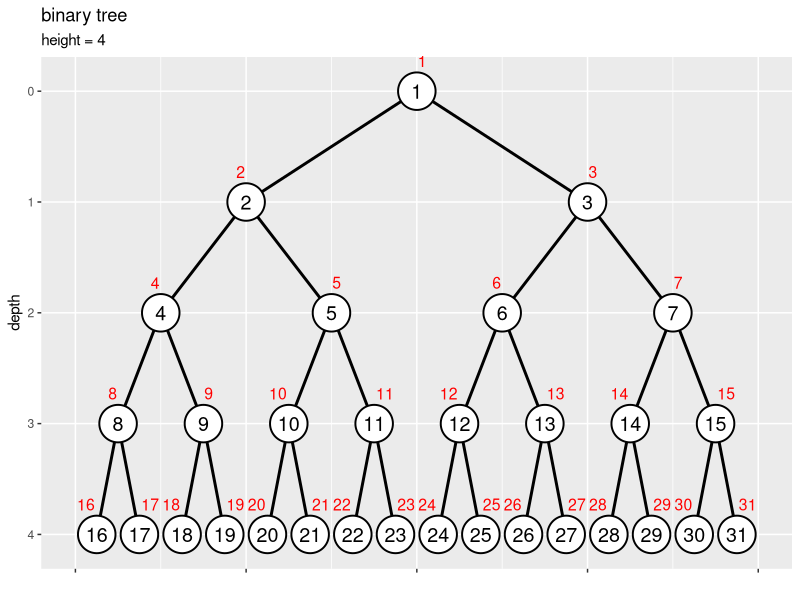
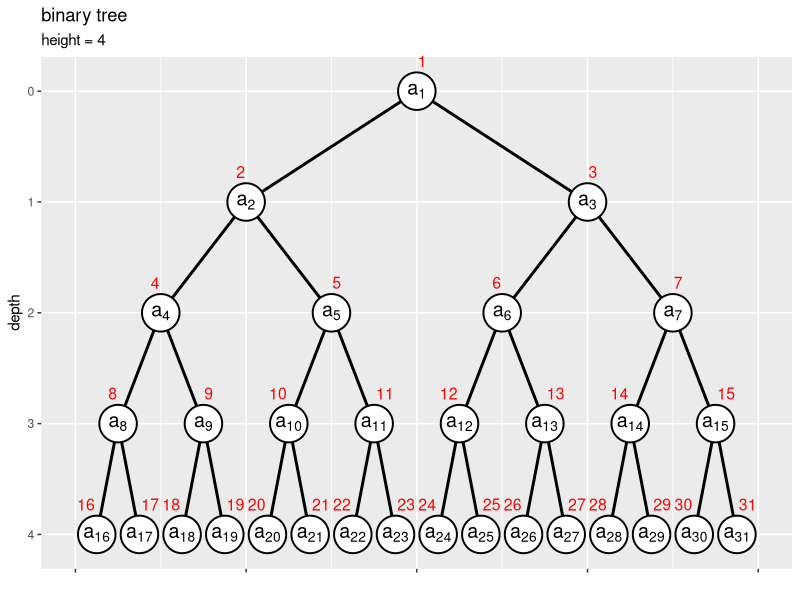
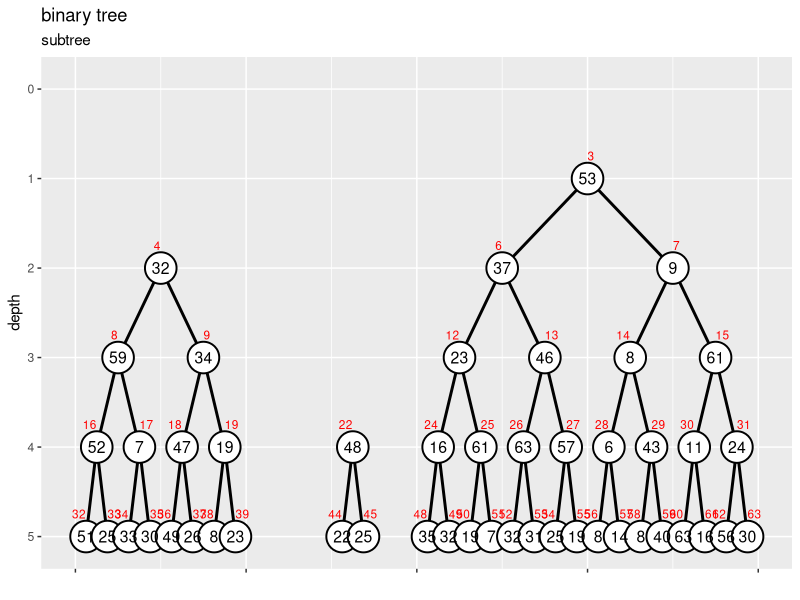
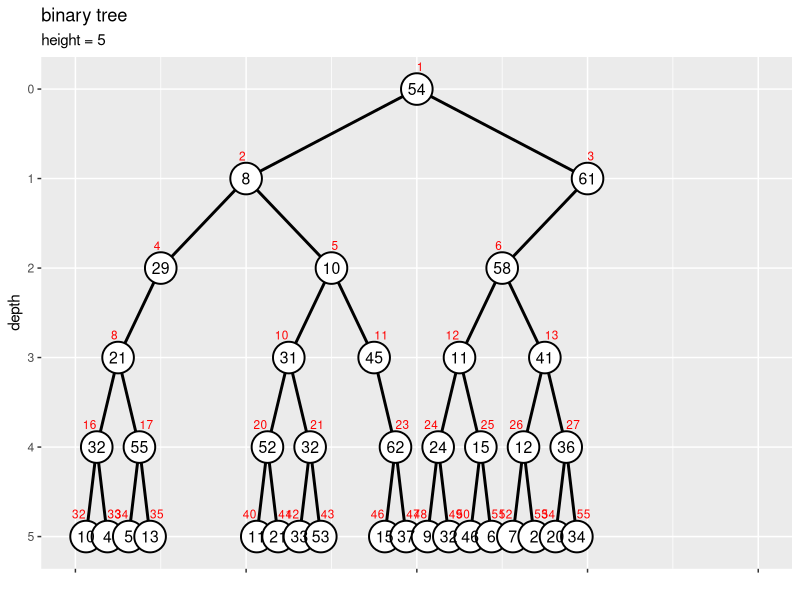
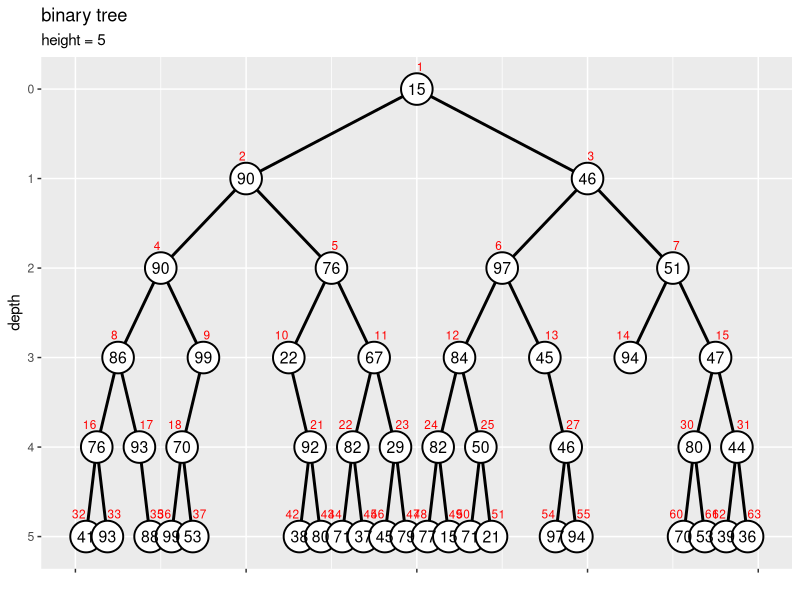

Generate these figures, in order, with R:
## ---- chunk 1
knitr::opts_chunk$set(
  echo = TRUE, 
  message = FALSE, error = FALSE, warning = FALSE # メッセージを非表示
)
## ---- chunk 2
### 資料作成用

# チェック用
library(ggplot2)
## ---- chunk 3
# ノード数を指定
N <- 31

# (簡易的に)値を作成
a <- 1:N
head(a)
## ---- chunk 4
# ラベル位置の調整値を指定
d <- 0.6

# ノードの座標を作成
node_df <- tibble::tibble(
  value = a, 
  index = 1:N, 
  depth = floor(log2(index)), 
  col_idx = index - 2^depth + 1, # 深さごとのノード番号
  coord_x = (col_idx * 2 - 1) * 1/(2^depth * 2), 
  label_offset = dplyr::if_else(
    condition = index%%2 == 0, true = 0.5+d, false = 0.5-d
  ) # ラベル位置を左右にズラす
)
node_df
## ---- chunk 5
# エッジの座標を作成
edge_df <- dplyr::bind_rows(
  # 子ノードの座標
  node_df |> 
    dplyr::filter(depth > 0) |> # 根を除去
    dplyr::mutate(
      edge_id   = index, 
      node_type = "childe" # (確認用)
    ), 
  # 親ノードの座標
  node_df |> 
    dplyr::filter(depth > 0) |> # 根を除去
    dplyr::mutate(
      edge_id   = index, 
      node_type = "parent", # (確認用)
      depth   = depth - 1, 
      index   = index %/% 2, 
      col_idx = index - 2^depth + 1, # 深さごとのノード番号
      coord_x = (col_idx * 2 - 1) * 1/(2^depth * 2)
    )
) |> 
  dplyr::select(!label_offset) |> 
  dplyr::arrange(edge_id, depth)
edge_df
## ---- chunk 6
# ツリーの高さを取得
max_h <- max(node_df[["depth"]])

# 縦方向の余白の調整値を指定
d <- 0.1

# 二分木を作図
ggplot() + 
  geom_path(data = edge_df, 
            mapping = aes(x = coord_x, y = depth, group = edge_id), 
            linewidth = 1) + # エッジ
  geom_point(data = node_df, 
             mapping = aes(x = coord_x, y = depth), 
             size = 12, shape = "circle filled", fill = "white", stroke = 1) + # ノード
  geom_text(data = node_df, 
            mapping = aes(x = coord_x, y = depth, label = value), 
            size = 5) + # 値ラベル
  geom_text(data = node_df, 
            mapping = aes(x = coord_x, y = depth, label = index, hjust = label_offset), 
            size = 4, vjust = -2, color = "red") + # 位置ラベル
  scale_x_continuous(labels = NULL, name = "") + 
  scale_y_reverse(breaks = 0:max_h, minor_breaks = FALSE) + 
  coord_cartesian(xlim = c(0, 1), ylim = c(max_h+d, -d)) + 
  labs(title = "binary tree", 
       subtitle = paste0("height = ", max_h), 
       y = "depth")
## ---- chunk 7
# エッジの座標を作成
edge_df <- dplyr::bind_cols(
  # 子ノードの座標
  node_df |> 
    dplyr::filter(depth > 0) |> # 根を除去
    dplyr::select(!label_offset), 
  # 親ノードの座標
  node_df |> 
    dplyr::filter(depth > 0) |> # 根を除去
    dplyr::mutate(
      parent_depth   = depth - 1, 
      parent_index   = index %/% 2, 
      parent_col_idx = parent_index - 2^parent_depth + 1, # 深さごとのノード番号
      parent_coord_x = (parent_col_idx * 2 - 1) * 1/(2^parent_depth * 2)
    ) |> 
    dplyr::select(parent_index, parent_depth, parent_coord_x)
)
edge_df
## ---- chunk 8
# ツリーの高さを取得
max_h <- max(node_df[["depth"]])

# 縦方向の余白の調整値を指定
d <- 0.1

# 二分木を作図
ggplot() + 
  geom_segment(data = edge_df, 
               mapping = aes(x = coord_x, y = depth, xend = parent_coord_x, yend = parent_depth), 
               linewidth = 1) + # エッジ
  geom_point(data = node_df, 
             mapping = aes(x = coord_x, y = depth), 
             size = 12, shape = "circle filled", fill = "white", stroke = 1) + # ノード
  geom_text(data = node_df, 
            mapping = aes(x = coord_x, y = depth, label = paste("a[", index, "]")), parse = TRUE, 
            size = 5) + # 要素ラベル
  geom_text(data = node_df, 
            mapping = aes(x = coord_x, y = depth, label = index, hjust = label_offset), 
            size = 4, vjust = -2, color = "red") + # 位置ラベル
  scale_x_continuous(labels = NULL, name = "") + 
  scale_y_reverse(breaks = 0:max_h, minor_breaks = FALSE) + 
  coord_cartesian(xlim = c(0, 1), ylim = c(max_h+d, -d)) + 
  labs(title = "binary tree", 
       subtitle = paste0("height = ", max_h), 
       y = "depth")
## ---- chunk 9
# 部分木インデックスの定義
subtree <- function(root_index, max_index) {
  
  # 部分木の根インデックスを取得
  parent_idx <- root_index[root_index <= N] |> 
    sort()
  
  # インデックスの最大値を取得
  N <- max_index
  
  # 親ごとに処理
  childe_idx <- NULL
  for(i in parent_idx) {
    
    # 兄弟インデックスを作成
    sibling_idx <- c(2*i, 2*i+1)
    
    # 子インデックスを格納
    childe_idx <- c(childe_idx, sibling_idx[sibling_idx <= N]) # 最大位置を超えたら除去
  }
  
  # 子がなければ再帰処理を終了
  if(length(childe_idx) == 0) return(parent_idx)
  
  # 子孫インデックスを作成
  descendant_idx <- subtree(childe_idx, N)
  
  # 部分木インデックスを格納
  subtree_idx <- c(parent_idx, descendant_idx) |> 
    sort()
  
  # 子孫インデックスを出力
  return(subtree_idx)
}
## ---- chunk 10
# ノード数を指定
N <- 63

# 部分木の根を指定
sub_root_idx <- c(3, 4, 22)

# 部分木のインデックスを作成
sub_node_idx <- subtree(sub_root_idx, N)
sub_node_idx
## ---- chunk 11
# 値を作成
a <- sample(x = 1:N, size = N, replace = TRUE)

# 部分木以外のノードを剪定
a[!1:N %in% sub_node_idx] <- NA
a
## ---- chunk 12
# ノードの座標を作成
d <- 0.5
node_df <- tibble::tibble(
  value   = a, 
  node_id = 1:N, 
  index   = dplyr::if_else(
    condition = !is.na(value), true = node_id, false = NA_real_
  ), 
  depth   = floor(log2(index)), 
  col_idx = index - 2^depth + 1, # 深さごとのノード番号
  coord_x = (col_idx * 2 - 1) * 1/(2^depth * 2), 
  label_offset = dplyr::if_else(
    condition = index%%2 == 0, true = 0.5+d, false = 0.5-d
  ) # ラベル位置を左右にズラす
)
node_df
## ---- chunk 13
# エッジの座標を作成
edge_df <- dplyr::bind_rows(
  # 子ノードの座標
  node_df |> 
    dplyr::filter(depth > 0, !index %in% sub_root_idx) |> # 根を除去
    dplyr::mutate(
      edge_id   = index, 
      node_type = "childe" # (確認用)
    ), 
  # 親ノードの座標
  node_df |> 
    dplyr::filter(depth > 0, !index %in% sub_root_idx) |> # 根を除去
    dplyr::mutate(
      edge_id   = index, 
      node_type = "parent", # (確認用)
      depth   = depth - 1, 
      index   = index %/% 2, 
      col_idx = index - 2^depth + 1, # 深さごとのノード番号
      coord_x = (col_idx * 2 - 1) * 1/(2^depth * 2)
    )
) |> 
  dplyr::select(!label_offset) |> 
  dplyr::arrange(edge_id, depth)
edge_df
## ---- chunk 14
# ツリーの高さを取得
max_h <- floor(log2(N))

# 二分木の部分木を作図
d <- 0.1
ggplot() + 
  geom_path(data = edge_df, 
            mapping = aes(x = coord_x, y = depth, group = edge_id), 
            linewidth = 1) + # エッジ
  geom_point(data = node_df, 
             mapping = aes(x = coord_x, y = depth), 
             size = 10, shape = "circle filled", fill = "white", stroke = 1, na.rm = TRUE) + # ノード
  geom_text(data = node_df, 
            mapping = aes(x = coord_x, y = depth, label = value), 
            size = 4, na.rm = TRUE) + # 値ラベル
  geom_text(data = node_df, 
            mapping = aes(x = coord_x, y = depth, label = index, hjust = label_offset), 
            size = 3, vjust = -2, color = "red", na.rm = TRUE) + # 位置ラベル
  scale_x_continuous(labels = NULL, name = "") + 
  scale_y_reverse(breaks = 0:max_h, minor_breaks = FALSE) + 
  coord_cartesian(xlim = c(0, 1), ylim = c(max_h+d, -d)) + 
  labs(title = "binary tree", 
       subtitle = "subtree", 
       y = "depth")
## ---- chunk 15
# ノード数を指定
N <- 63

# (削除する)部分木の根を指定
sub_root_idx <- c(7, 9, 22)

# (削除する)部分木のインデックスを作成
del_node_idx <- subtree(sub_root_idx, N)
del_node_idx
## ---- chunk 16
# 値を作成
a <- sample(x = 1:N, size = N, replace = TRUE)

# 部分木のノードを剪定
a[del_node_idx] <- NA
a
## ---- chunk 17
# ノードの座標を作成
d <- 0.5
node_df <- tibble::tibble(
  value   = a, 
  node_id = 1:N, 
  index   = dplyr::if_else(
    condition = !is.na(value), true = node_id, false = NA_real_
  ), 
  depth   = floor(log2(index)), 
  col_idx = index - 2^depth + 1, # 深さごとのノード番号
  coord_x = (col_idx * 2 - 1) * 1/(2^depth * 2), 
  label_offset = dplyr::if_else(
    condition = index%%2 == 0, true = 0.5+d, false = 0.5-d
  ) # ラベル位置を左右にズラす
)
node_df
## ---- chunk 18
# エッジの座標を作成
edge_df <- dplyr::bind_rows(
  # 子ノードの座標
  node_df |> 
    dplyr::filter(depth > 0) |> # 根を除去
    dplyr::mutate(
      edge_id   = index, 
      node_type = "childe" # (確認用)
    ), 
  # 親ノードの座標
  node_df |> 
    dplyr::filter(depth > 0) |> # 根を除去
    dplyr::mutate(
      edge_id   = index, 
      node_type = "parent", # (確認用)
      depth   = depth - 1, 
      index   = index %/% 2, 
      col_idx = index - 2^depth + 1, # 深さごとのノード番号
      coord_x = (col_idx * 2 - 1) * 1/(2^depth * 2)
    )
) |> 
  dplyr::select(!label_offset) |> 
  dplyr::arrange(edge_id, depth)
edge_df
## ---- chunk 19
# ツリーの高さを取得
max_h <- max(node_df[["depth"]], na.rm = TRUE)

# 二分木を作図
d <- 0.1
ggplot() + 
  geom_path(data = edge_df, 
            mapping = aes(x = coord_x, y = depth, group = edge_id), 
            linewidth = 1) + # エッジ
  geom_point(data = node_df, 
             mapping = aes(x = coord_x, y = depth), 
             size = 10, shape = "circle filled", fill = "white", stroke = 1, na.rm = TRUE) + # ノード
  geom_text(data = node_df, 
            mapping = aes(x = coord_x, y = depth, label = value), 
            size = 4, na.rm = TRUE) + # 値ラベル
  geom_text(data = node_df, 
            mapping = aes(x = coord_x, y = depth, label = index, hjust = label_offset), 
            size = 3, vjust = -2, color = "red", na.rm = TRUE) + # 位置ラベル
  scale_x_continuous(labels = NULL, name = "") + 
  scale_y_reverse(breaks = 0:max_h, minor_breaks = FALSE) + 
  coord_cartesian(xlim = c(0, 1), ylim = c(max_h+d, -d)) + 
  labs(title = "binary tree", 
       subtitle = paste0("height = ", max_h), 
       y = "depth")
## ---- chunk 20
# ノード数を指定
N <- 63

# 値を作成
max_v <- 100
a <- sample(x = 1:max_v, size = N, replace = TRUE)
a
## ---- chunk 21
# (削除する)部分木の根を指定
sub_root_idx <- which(x = a < a[1])
sub_root_idx
## ---- chunk 22
# (削除する)部分木のインデックスを作成
del_node_idx <- subtree(sub_root_idx, N)

# 部分木のノードを剪定
a[del_node_idx] <- NA
a
## ---- chunk 23
# ノードの座標を作成
d <- 0.5
node_df <- tibble::tibble(
  value   = a, 
  node_id = 1:N, 
  index   = dplyr::if_else(
    condition = !is.na(value), true = node_id, false = NA_real_
  ), 
  depth   = floor(log2(index)), 
  col_idx = index - 2^depth + 1, # 深さごとのノード番号
  coord_x = (col_idx * 2 - 1) * 1/(2^depth * 2), 
  label_offset = dplyr::if_else(
    condition = index%%2 == 0, true = 0.5+d, false = 0.5-d
  ) # ラベル位置を左右にズラす
)

# エッジの座標を作成
edge_df <- dplyr::bind_rows(
  # 子ノードの座標
  node_df |> 
    dplyr::filter(depth > 0) |> # 根を除去
    dplyr::mutate(
      edge_id   = index, 
      node_type = "childe" # (確認用)
    ), 
  # 親ノードの座標
  node_df |> 
    dplyr::filter(depth > 0) |> # 根を除去
    dplyr::mutate(
      edge_id   = index, 
      node_type = "parent", # (確認用)
      depth   = depth - 1, 
      index   = index %/% 2, 
      col_idx = index - 2^depth + 1, # 深さごとのノード番号
      coord_x = (col_idx * 2 - 1) * 1/(2^depth * 2)
    )
) |> 
  dplyr::select(!label_offset) |> 
  dplyr::arrange(edge_id, depth)

# ツリーの高さを取得
max_h <- max(node_df[["depth"]], na.rm = TRUE)

# 二分木を作図
d <- 0.1
ggplot() + 
  geom_path(data = edge_df, 
            mapping = aes(x = coord_x, y = depth, group = edge_id), 
            linewidth = 1) + # エッジ
  geom_point(data = node_df, 
             mapping = aes(x = coord_x, y = depth), 
             size = 10, shape = "circle filled", fill = "white", stroke = 1, na.rm = TRUE) + # ノード
  geom_text(data = node_df, 
            mapping = aes(x = coord_x, y = depth, label = value), 
            size = 4, na.rm = TRUE) + # 値ラベル
  geom_text(data = node_df, 
            mapping = aes(x = coord_x, y = depth, label = index, hjust = label_offset), 
            size = 3, vjust = -2, color = "red", na.rm = TRUE) + # 位置ラベル
  scale_x_continuous(labels = NULL, name = "") + 
  scale_y_reverse(breaks = 0:max_h, minor_breaks = FALSE) + 
  coord_cartesian(xlim = c(0, 1), ylim = c(max_h+d, -d)) + 
  labs(title = "binary tree", 
       subtitle = paste0("height = ", max_h), 
       y = "depth")
